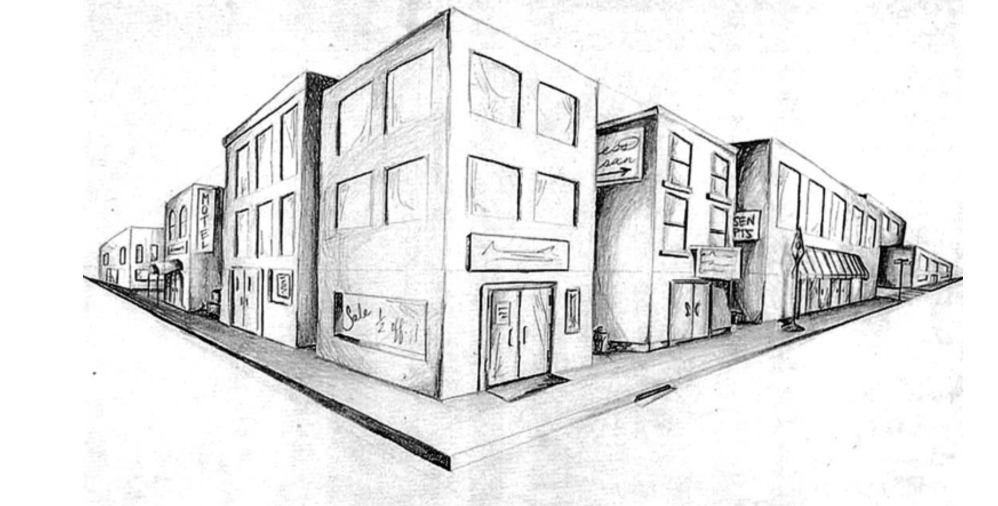
#> input picture A2/CSC420-A2/building.jpg, 1996 x 1012 px (shown at 1/2 size); its folder holds 5 pictures in this run
$ python q2.py   (Python 2 division)   (older library calls are emulated)
#> lines starting #> are read from the running program, lines starting #| are printed output that depends on the picture
import matplotlib.pyplot as plt
import cv2
import numpy as np
from scipy.ndimage.filters import gaussian_laplace, minimum_filter
import math
import scipy

DATA_PATH = "./CSC420-A2/"
OUTPUT_PATH = "./Output/2/"

def load_color_image(filename):
    image = cv2.imread(DATA_PATH + filename)
    return image

def load_gray_scale_image(filename):
#> called with filename = 'building.jpg'
    image = cv2.imread(DATA_PATH + filename, 0)
#> image is the input picture: shape (1012, 1996); min 0, max 255, mean 228.7
    return image

def save_image(filename, img, path=OUTPUT_PATH):
    cv2.imwrite(path + filename, img)
    print "Image {} saved.".format(filename)

# [134 lines left out: functions harris_corner_detection, harris_corner_detection_lambda, brown_corner_detection, not called in this run]

def blob_detection(img, sigmas=[1,2,4,8,16,32,64,128]):
    scales = [5,10,20, 30,40, 80, 160]
    y, x = img.shape[0], img.shape[1]
#> y = 1012; x = 1996
    potentials = []
    img = cv2.GaussianBlur(img,(5,5),7)
    LoG = gaussian_laplace(1.0 * img, sigmas[0])
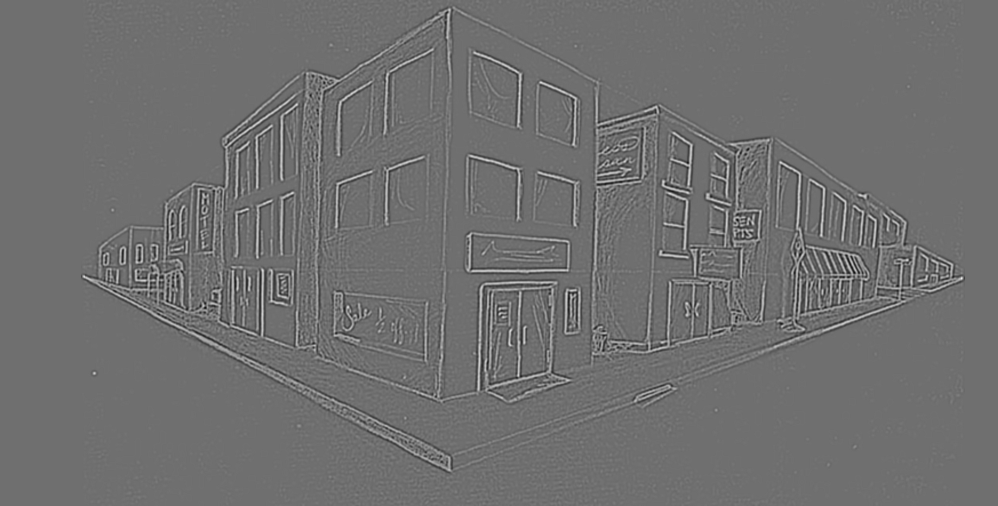
#> LoG: shape (1012, 1996) float64 (shown at 1/2 size); min -28.46, max 36.41, mean 0; drawn with min black and max white
    threshold = 0.6 * np.max(LoG)
#> threshold = 21.85
    points = zip(*np.where(LoG[:,:] > threshold))
#> points = 3222 pairs, first value 19 to 795, second value 167 to 1924
    print len(points)
#| 3222
    for point in points:
        i, j = point[0], point[1]
        extreme = None
        for scale in scales:
            r0 = max(0, i - scale)
            r1 = min(i + scale, y - 1)
            c0 = max(0, j - scale)
            c1 = min(j + scale, x - 1)
            sub_image = img[r0:r1,c0:c1]
            patch = gaussian_laplace(1.0 * sub_image, sigmas[0])
            zc = np.max(patch) > 0 and np.min(patch) < 0
            if zc and (patch[scale,scale] == np.max(patch)):
                if extreme is None:
                    extreme = (i, j, scale, patch[scale,scale])
                elif patch[scale, scale] > extreme[3]:
                    extreme = (i, j, scale, patch[scale,scale])
            if extreme is not None:
                potentials.append(extreme)
#> this loop made 3222 passes
#> (i, j) on passes 1 to 3: (19, 898), (19, 899), (20, 898)
#> after the loop, potentials = 3353 items, first 6: (19, 899, 20, 23.75), (19, 899, 20, 23.75), (19, 899, 20, 23.75), (19, 899, 20, 23.75), (19, 899, 20, 23.75), (20, 899, 5, 23.75)
    return potentials


# [7 lines of commented-out code are left out]


# [5 lines left out: function rotateImage, not called in this run]

# [10 lines of commented-out code are left out]

def draw_circles(img, kps):
    for kp in kps:
        y = kp[0]
        x = kp[1]
        r = kp[2]
        cv2.circle(img, (int(x),int(y)), int(r), (0,0,255))
    return img


if __name__ == "__main__":
    img = load_gray_scale_image("building.jpg")

    color_img = load_color_image("building.jpg")
    # new_img = draw_circles(color_img, blobs_log)
    # save_image("circles2.jpg", new_img)
    LoG = blob_detection(img)
#> LoG has the same summary as potentials in blob_detection
    new_img = draw_circles(color_img, LoG)
#> the loop in draw_circles, `for kp in kps:` made 3353 passes
#> (kp, y, x, r) on passes 1 to 3: ((19, 899, 20, 23.75), 19, 899, 20), ((19, 899, 20, 23.75), 19, 899, 20), ((19, 899, 20, 23.75), 19, 899, 20)
#> after the loop in draw_circles, `for kp in kps:`:
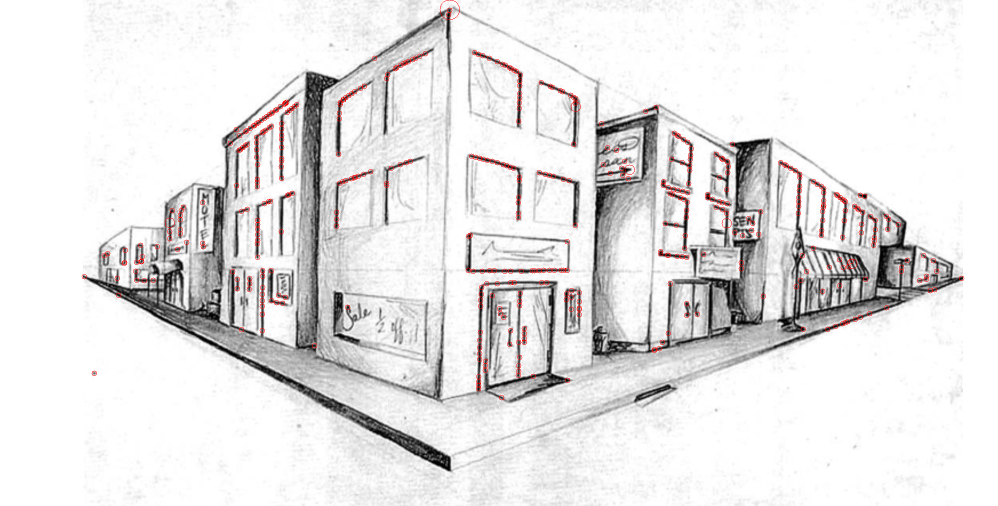
#> img: shape (1012, 1996, 3) (shown at 1/2 size); mean B, G, R 227.6, 227.6, 229.3
    save_image("LoG.jpg", new_img)

    # [12 lines of commented-out code are left out]
